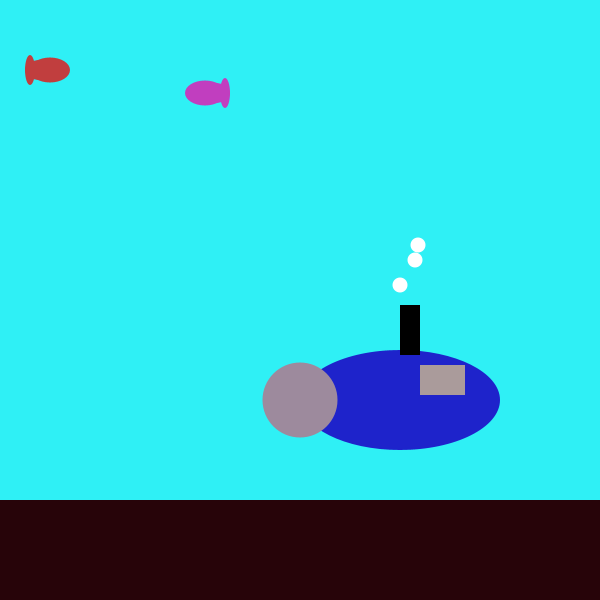
Frame 1 (no input)
Frame 60 (the mouse pressed at the canvas centre just before this capture): identical to frame 1, image omitted
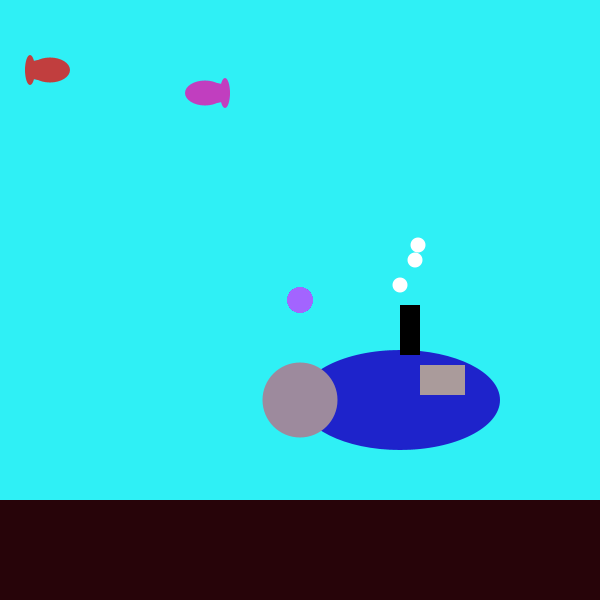
Frame 120 (the mouse held since frame 60 and released just before this capture)

The Processing sketch that drew these frames (run headless with seeded random() and noise(); from frame 60 on, the mouse is pressed at the canvas centre):

// Processing sketch: processing_89372
// ── processing_89372.pde

int bubbleW = 15;
int bubbleH = 15;
int fishbodyW = 40;
int fishbodyH = 25;
int fishtailW = 30;
int fishtailH = 20;
int fishfinW = 10;
int fishfinH = 30;

void setup(){
 
size(600,600);
 
//Ocean
background (47,240,245);
   
//Ground
fill(39,4,9);
noStroke();
rect(0,500,600,300);
   
//submarine body
fill(30,35,203);
noStroke();
ellipse(400, 400, 200, 100);
 
//submarine window
fill(170,155,155);
noStroke();
rect(420,365,45,30);
   
//submarine pipe
fill(0,0,0);
noStroke();
rect(400,305,20,50);

//submarine tail
fill(157,138,157);
noStroke();
ellipse(300,400,75,75);

//fish body 1
fill(193,62,62);
noStroke();
ellipse(50,70,fishbodyW,fishbodyH);

//fish tail 1
fill(193,62,62);
noStroke();
ellipse(40,70,fishtailW,fishtailH);

//fish fin 1
fill(193,62,62);
noStroke();
ellipse(30,70,fishfinW,fishfinH);
 
//fish body 2
fill(193,62,191);
noStroke();
ellipse(205,93,fishbodyW,fishbodyH);

//fish tail 2
fill(193,62,191);
noStroke();
ellipse(215,93,fishtailW,fishtailH);

//fish fin 3
fill(193,62,191);
noStroke();
ellipse(225,93,fishfinW,fishfinH);

//air bubble 1
fill (255);
noStroke();
ellipse(400,285,bubbleW,bubbleH);
 
//air bubble 2
fill (255);
noStroke();
ellipse(415,260,bubbleW,bubbleH);
 
//air bubble 3
fill (255);
noStroke();
ellipse(418,245,bubbleW,bubbleH);
 
}
 
void draw(){
  //air bubble 4
  fill(random(255),100,255);
  noStroke();
  if(mousePressed == true){
  ellipse(mouseX,mouseY,25,25);
  }
  
}
